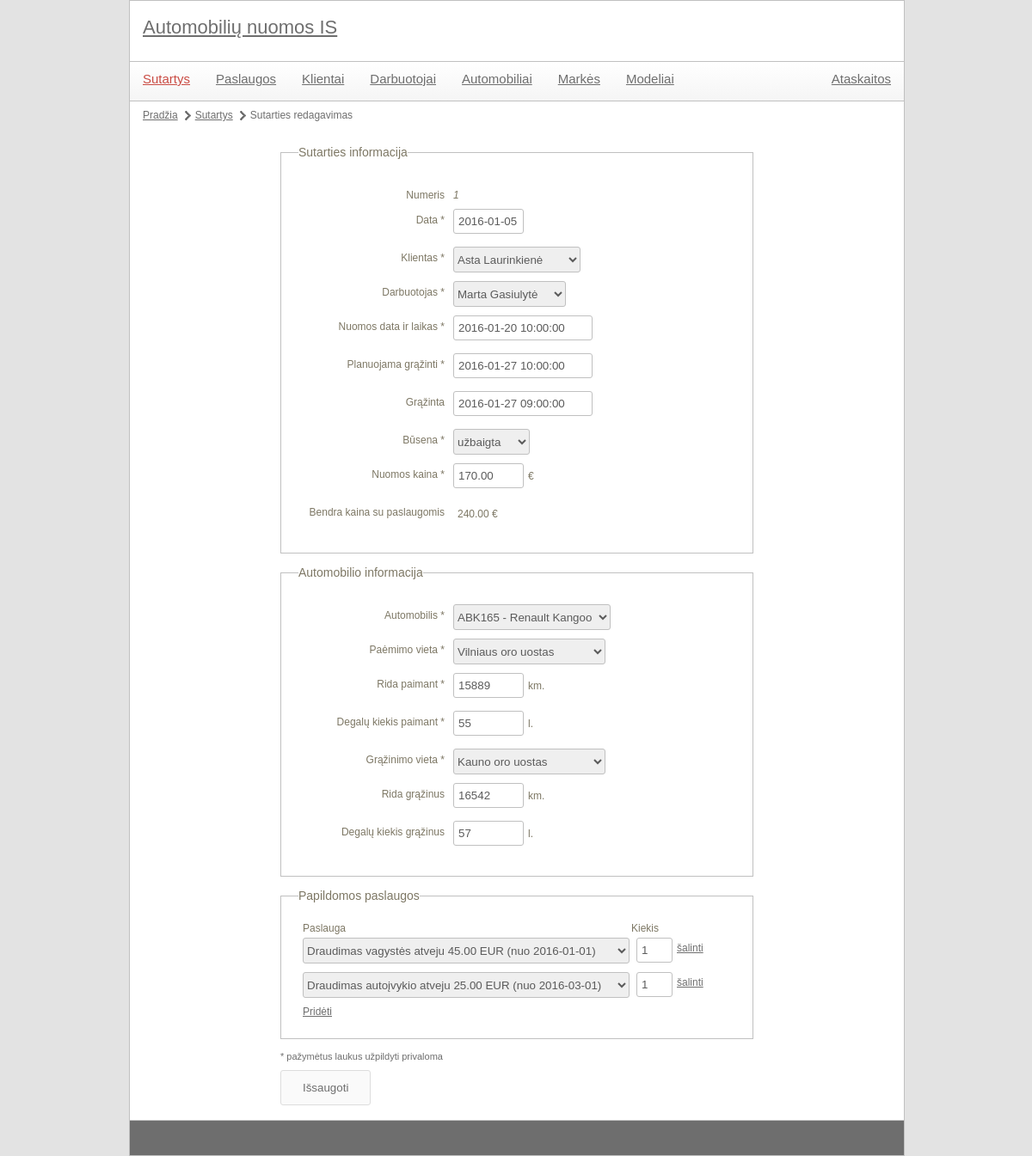
Page /autonuoma/index.php?module=contract&action=edit&id=1 on the committed database.
### tables this page shows
CREATE TABLE `pavyzdys_sutartys` (
  `nr` int(11) NOT NULL,
  `sutarties_data` date NOT NULL,
  `nuomos_data_laikas` datetime NOT NULL,
  `planuojama_grazinimo_data_laikas` datetime NOT NULL,
  `faktine_grazinimo_data_laikas` datetime DEFAULT NULL,
  `pradine_rida` int(11) NOT NULL,
  `galine_rida` int(11) DEFAULT NULL,
  `kaina` decimal(8,2) NOT NULL,
  `degalu_kiekis_paimant` smallint(6) NOT NULL,
  `dagalu_kiekis_grazinus` smallint(6) DEFAULT NULL,
  `busena` int(11) NOT NULL,
  `fk_klientas` char(11) NOT NULL,
  `fk_darbuotojas` char(11) NOT NULL,
  `fk_automobilis` int(11) NOT NULL,
  `fk_grazinimo_vieta` int(11) NOT NULL,
  `fk_paemimo_vieta` int(11) NOT NULL
);

CREATE TABLE `pavyzdys_uzsakytos_paslaugos` (
  `fk_sutartis` int(11) NOT NULL,
  `fk_kaina_galioja_nuo` date NOT NULL,
  `fk_paslauga` int(11) NOT NULL,
  `kiekis` smallint(6) NOT NULL,
  `kaina` decimal(7,2) NOT NULL
);

### autonuoma/templates/contract_form.tpl.php (the view, shortened to what the rows shown need)
<ul id="pagePath">
	<li><a href="index.php">Pradžia</a></li>
	<li><a href="index.php?module=<?php echo $module; ?>&action=list">Sutartys</a></li>
	<li><?php if(!empty($id)) echo "Sutarties redagavimas"; else echo "Nauja sutartis"; ?></li>
</ul>
<div id="formContainer">
	<form action="" method="post">
		<fieldset>
			<legend>Sutarties informacija</legend>
			<p>
				<?php if(!isset($data['editing'])) { ?>
					<label class="field" for="nr">Numeris<?php echo in_array('nr', $required) ? '<span> *</span>' : ''; ?></label>
					<input type="text" id="nr" name="nr" class="textbox textbox-70" value="<?php echo isset($data['nr']) ? $data['nr'] : ''; ?>">
				<?php } else { ?>
						<label class="field" for="nr">Numeris</label>
						<span class="input-value"><?php echo $data['nr']; ?></span>
				<?php } ?>
			</p>
			<p>
				<label class="field" for="sutarties_data">Data<?php echo in_array('sutarties_data', $required) ? '<span> *</span>' : ''; ?></label>
				<input type="text" id="sutarties_data" name="sutarties_data" class="textbox date textbox-70" value="<?php echo isset($data['sutarties_data']) ? $data['sutarties_data'] : ''; ?>">
			</p>
			<p>
				<label class="field" for="fk_klientas">Klientas<?php echo in_array('fk_klientas', $required) ? '<span> *</span>' : ''; ?></label>
				<select id="fk_klientas" name="fk_klientas">
					<?php
						$customers = $customersObj->getCustomersList();
						foreach($customers as $key => $val) {
							$selected = "";
							if(isset($data['fk_klientas']) && $data['fk_klientas'] == $val['asmens_kodas']) {
								$selected = " selected='selected'";
							}
							echo "<option{$selected} value='{$val['asmens_kodas']}'>{$val['vardas']} {$val['pavarde']}</option>";
						}
					?>
				</select>
			</p>
			<p>
				<label class="field" for="fk_darbuotojas">Darbuotojas<?php echo in_array('fk_darbuotojas', $required) ? '<span> *</span>' : ''; ?></label>
				<select id="fk_darbuotojas" name="fk_darbuotojas">
					<?php
						$employees = $employeesObj->getEmplyeesList();
						foreach($employees as $key => $val) {
							$selected = "";
							if(isset($data['fk_darbuotojas']) && $data['fk_darbuotojas'] == $val['tabelio_nr']) {
								$selected = " selected='selected'";
							}
							echo "<option{$selected} value='{$val['tabelio_nr']}'>{$val['vardas']} {$val['pavarde']}</option>";
						}
					?>
				</select>
			</p>
			<p>
				<label class="field" for="nuomos_data_laikas">Nuomos data ir laikas<?php echo in_array('nuomos_data_laikas', $required) ? '<span> *</span>' : ''; ?></label>
				<input type="text" id="nuomos_data_laikas" name="nuomos_data_laikas" class="textbox datetime textbox-150" value="<?php echo isset($data['nuomos_data_laikas']) ? $data['nuomos_data_laikas'] : ''; ?>">
			</p>
			<p>
				<label class="field" for="planuojama_grazinimo_data_laikas">Planuojama grąžinti<?php echo in_array('planuojama_grazinimo_data_laikas', $required) ? '<span> *</span>' : ''; ?></label>
				<input type="text" id="planuojama_grazinimo_data_laikas" name="planuojama_grazinimo_data_laikas" class="textbox datetime textbox-150" value="<?php echo isset($data['planuojama_grazinimo_data_laikas']) ? $data['planuojama_grazinimo_data_laikas'] : ''; ?>">
			</p>
			<p>
				<label class="field" for="faktine_grazinimo_data_laikas">Grąžinta<?php echo in_array('faktine_grazinimo_data_laikas', $required) ? '<span> *</span>' : ''; ?></label>
				<input type="text" id="faktine_grazinimo_data_laikas" name="faktine_grazinimo_data_laikas" class="textbox datetime textbox-150" value="<?php echo isset($data['faktine_grazinimo_data_laikas']) ? $data['faktine_grazinimo_data_laikas'] : ''; ?>">
			</p>
			<p>
				<label class="field" for="busena">Būsena<?php echo in_array('busena', $required) ? '<span> *</span>' : ''; ?></label>
				<select id="busena" name="busena">
					<?php
						$states = $contractsObj->getContractStates();
						foreach($states as $key => $val) {
							$selected = "";
							if(isset($data['busena']) && $data['busena'] == $val['id']) {
								$selected = " selected='selected'";
							}
							echo "<option{$selected} value='{$val['id']}'>{$val['name']}</option>";
						}
					?>
				</select>
			</p>
			<p>
				<label class="field" for="kaina">Nuomos kaina<?php echo in_array('kaina', $required) ? '<span> *</span>' : ''; ?></label>
				<input type="text" id="kaina" name="kaina" class="textbox textbox-70" value="<?php echo isset($data['kaina']) ? $data['kaina'] : ''; ?>"> <span class="units">&euro;</span>
			</p>
			<p>
				<label class="field" for="bendra_kaina">Bendra kaina su paslaugomis</label><span class="units"><?php echo isset($data['bendra_kaina']) ? $data['bendra_kaina'] . ' &euro;' : ''; ?></span>
			</p>
		</fieldset>
		<fieldset>
			<legend>Automobilio informacija</legend>
			<p>
				<label class="field" for="fk_automobilis">Automobilis<?php echo in_array('fk_automobilis', $required) ? '<span> *</span>' : ''; ?></label>
				<select id="fk_automobilis" name="fk_automobilis">
					<?php
						$cars = $carsObj->getCarList();
						foreach($cars as $key => $val) {
							$selected = "";
							if(isset($data['fk_automobilis']) && $data['fk_automobilis'] == $val['id']) {
								$selected = " selected='selected'";
							}
							echo "<option{$selected} value='{$val['id']}'>{$val['valstybinis_nr']} - {$val['marke']} {$val['modelis']}</option>";
						}
					?>
				</select>
			</p>
			<p>
				<label class="field" for="fk_paemimo_vieta">Paėmimo vieta<?php echo in_array('fk_paemimo_vieta', $required) ? '<span> *</span>' : ''; ?></label>
				<select id="fk_paemimo_vieta" name="fk_paemimo_vieta">
					<?php
						$parkingLots = $contractsObj->getParkingLots();
						foreach($parkingLots as $key => $val) {
							$selected = "";
							if(isset($data['fk_paemimo_vieta']) && $data['fk_paemimo_vieta'] == $val['id']) {
								$selected = " selected='selected'";
							}
							echo "<option{$selected} value='{$val['id']}'>{$val['pavadinimas']}</option>";
						}
					?>
				</select>
			</p>
			<p>
				<label class="field" for="pradine_rida">Rida paimant<?php echo in_array('pradine_rida', $required) ? '<span> *</span>' : ''; ?></label>
				<input type="text" id="pradine_rida" name="pradine_rida" class="textbox textbox-70" value="<?php echo isset($data['pradine_rida']) ? $data['pradine_rida'] : ''; ?>"><span class="units">km.</span>
			</p>
			<p>
				<label class="field" for="degalu_kiekis_paimant">Degalų kiekis paimant<?php echo in_array('degalu_kiekis_paimant', $required) ? '<span> *</span>' : ''; ?></label>
				<input type="text" id="degalu_kiekis_paimant" name="degalu_kiekis_paimant" class="textbox textbox-70" value="<?php echo isset($data['degalu_kiekis_paimant']) ? $data['degalu_kiekis_paimant'] : ''; ?>"><span class="units">l.</span>
			</p>
			<p>
				<label class="field" for="fk_grazinimo_vieta">Grąžinimo vieta<?php echo in_array('fk_grazinimo_vieta', $required) ? '<span> *</span>' : ''; ?></label>
				<select id="fk_grazinimo_vieta" name="fk_grazinimo_vieta">
					<?php
						$parkingLots = $contractsObj->getParkingLots();
						foreach($parkingLots as $key => $val) {
							$selected = "";
							if(isset($data['fk_grazinimo_vieta']) && $data['fk_grazinimo_vieta'] == $val['id']) {
								$selected = " selected='selected'";
							}
							echo "<option{$selected} value='{$val['id']}'>{$val['pavadinimas']}</option>";
						}
					?>
				</select>
			</p>
			<p>
				<label class="field" for="galine_rida">Rida grąžinus<?php echo in_array('galine_rida', $required) ? '<span> *</span>' : ''; ?></label>
				<input type="text" id="galine_rida" name="galine_rida" class="textbox textbox-70" value="<?php echo isset($data['galine_rida']) ? $data['galine_rida'] : ''; ?>"><span class="units">km.</span>
			</p>
			<p>
				<label class="field" for="dagalu_kiekis_grazinus">Degalų kiekis grąžinus<?php echo in_array('dagalu_kiekis_grazinus', $required) ? '<span> *</span>' : ''; ?></label>
				<input type="text" id="dagalu_kiekis_grazinus" name="dagalu_kiekis_grazinus" class="textbox textbox-70" value="<?php echo isset($data['dagalu_kiekis_grazinus']) ? $data['dagalu_kiekis_grazinus'] : ''; ?>"><span class="units">l.</span>
			</p>
		</fieldset>
		<fieldset>
			<legend>Papildomos paslaugos</legend>
			<div class="childRowContainer">
				<div class="labelLeft wide<?php if(empty($data['uzsakytos_paslaugos']) || sizeof($data['uzsakytos_paslaugos']) == 0) echo ' hidden'; ?>">Paslauga</div>
				<div class="labelRight<?php if(empty($data['uzsakytos_paslaugos']) || sizeof($data['uzsakytos_paslaugos']) == 0) echo ' hidden'; ?>">Kiekis</div>
				<?php
					if(empty($data['uzsakytos_paslaugos']) || sizeof($data['uzsakytos_paslaugos']) == 0) {
				?>
					<div class="childRow hidden">
						<select class="elementSelector" name="paslaugos[]" disabled="disabled">
							<?php
								$tmp = $servicesObj->getServicesList();
								foreach($tmp as $key1 => $val1) {
									echo "<optgroup label='{$val1['pavadinimas']}'>";
									$tmp = $servicesObj->getServicePrices($val1['id']);
									foreach($tmp as $key2 => $val2) {
										$selected = "";
										if(isset($data['modelis']) && $data['modelis'] == $val2['id']) {
											$selected = " selected='selected'";
										}
										echo "<option{$selected} value='{$val2['fk_paslauga']}:{$val2['kaina']}:{$val2['galioja_nuo']}'>{$val1['pavadinimas']} {$val2['kaina']} EUR (nuo {$val2['galioja_nuo']})</option>";
									}
								}
							?>
						</select>
						<input type="text" name="kiekiai[]" class="textbox textbox-30" value="" disabled="disabled" />
						<a href="#" title="" class="removeChild">šalinti</a>
					</div>
					<div class="float-clear"></div>
				<?php
					} else {
						foreach($data['uzsakytos_paslaugos'] as $key => $val) {
				?>
						<div class="childRow">
							<select class="elementSelector" name="paslaugos[]">
								<?php
									$tmp = $servicesObj->getServicesList();
									foreach($tmp as $key1 => $val1) {
										echo "<optgroup label='{$val1['pavadinimas']}'>";
										$tmp = $servicesObj->getServicePrices($val1['id']);
										foreach($tmp as $key2 => $val2) {
											$selected = "";
											if($val['fk_kaina_galioja_nuo'] == $val2['galioja_nuo'] && $val['fk_paslauga'] == $val2['fk_paslauga']) {
												$selected = " selected='selected'";
											}
											echo "<option{$selected} value='{$val2['fk_paslauga']}:{$val2['kaina']}:{$val2['galioja_nuo']}'>{$val1['pavadinimas']} {$val2['kaina']} EUR (nuo {$val2['galioja_nuo']})</option>";
										}
									}
								?>
							</select>
							<input type="text" name="kiekiai[]" class="textbox textbox-30" value="<?php echo isset($val['kiekis']) ? $val['kiekis'] : ''; ?>" />
							<a href="#" title="" class="removeChild">šalinti</a>
						</div>
				<?php
						}
					}
				?>
			</div>
			<p id="newItemButtonContainer">
				<a href="#" title="" class="addChild">Pridėti</a>
			</p>
		</fieldset>
		<p class="required-note">* pažymėtus laukus užpildyti privaloma</p>
		<p>
			<input type="submit" class="submit button" name="submit" value="Išsaugoti">
		</p>
	</form>
</div>

### rows in the picture
pavyzdys_sutartys: nr "1", sutarties_data "2016-01-05", nuomos_data_laikas "2016-01-20 10:00:00", planuojama_grazinimo_data_laikas "2016-01-27 10:00:00", faktine_grazinimo_data_laikas "2016-01-27 09:00:00", kaina "170.00", pradine_rida "15889", degalu_kiekis_paimant "55", galine_rida "16542", dagalu_kiekis_grazinus "57"
pavyzdys_uzsakytos_paslaugos: kiekis "1"
pavyzdys_uzsakytos_paslaugos: kiekis "1"

### other values in the picture
$data['bendra_kaina'] "240.00"
form field fk_klientas "Asta Laurinkienė"
form field fk_darbuotojas "Marta Gasiulytė"
form field busena "užbaigta"
form field fk_automobilis "ABK165 - Renault Kangoo"
form field fk_paemimo_vieta "Vilniaus oro uostas"
form field fk_grazinimo_vieta "Kauno oro uostas"
form field value "Draudimas vagystės atveju 45.00 EUR (nuo 2016-01-01)"
form field value "Draudimas autoįvykio atveju 25.00 EUR (nuo 2016-03-01)"
